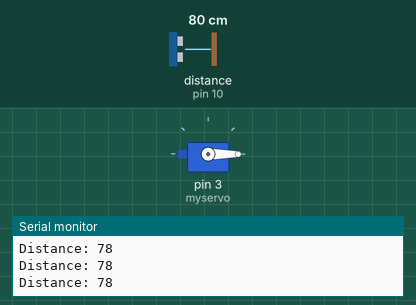
Bench run of a sketch on a simulated Arduino Uno, built with avr-gcc and run on an emulated ATmega328P. On the bench: servo, the last lines printed to the serial monitor. Wiring (inferred from the names in the program): ultrasonic range finder: trigger pin 9; echo pin 10. The inputs (shaded band) are chosen by the test bench; at power-on: distance to the obstacle (sensor on pin 10) 80 cm. The echo pulse lasts 58.3 µs per cm.

Above: at 1.2 s.
1.3 s: distance to the obstacle (sensor on pin 10) set to 54 cm
2.8 s: distance to the obstacle (sensor on pin 10) set to 46 cm
At 4.0 s:
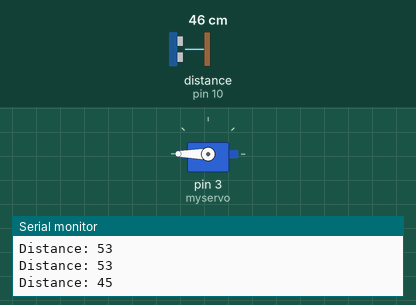
4.3 s: distance to the obstacle (sensor on pin 10) set to 250 cm
At 6.9 s:
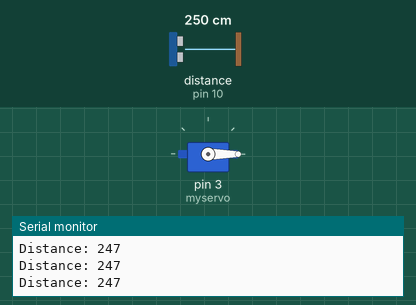
7.3 s: distance to the obstacle (sensor on pin 10) set to 2 cm
At 8.3 s:
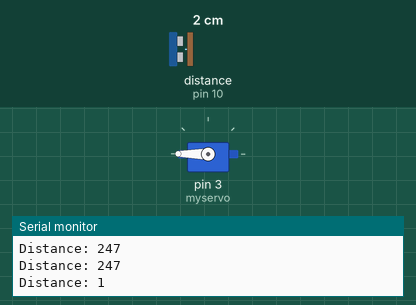
Timing chart, 0 to 9.8 s (numbered marks = the images above; inputs shaded):
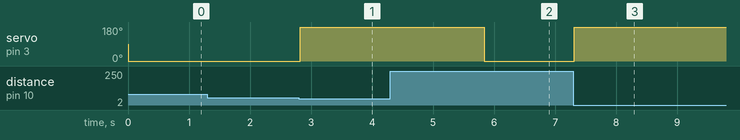

The sketch:

2.0.ino
```cpp
#include <Servo.h>


Servo myservo;

const int trigPin = 9;
const int echoPin = 10;

long duration;
int distance;

void setup() {

  pinMode(trigPin, OUTPUT);
  pinMode(echoPin, INPUT);
  Serial.begin (9600);
  myservo.attach(3);
}


void loop() {
  digitalWrite(trigPin, LOW);
  delayMicroseconds(2);

  digitalWrite(trigPin, HIGH);
  delayMicroseconds(10);
  digitalWrite(trigPin, LOW);

  duration = pulseIn(echoPin, HIGH);
  distance = duration * 0.034 / 2;

  Serial.print("Distance: ");
  Serial.println(distance);

  if (distance < 50) {

    myservo.write(180);
    delay(3000);

  } else {
    myservo.write(0);
  }

}
```

Measured:
- the behaviour switches between 51 and 50 cm on distance to the obstacle (sensor on pin 10) (found by bisection; images 0 and 1)
- after the input at 2.8 s, servo on pin 3 (myservo): 0° → 180° at once
- after the input at 4.3 s, servo on pin 3 (myservo): 180° → 0° after 1.5 s
- after the input at 7.3 s, servo on pin 3 (myservo): 0° → 180° at once
